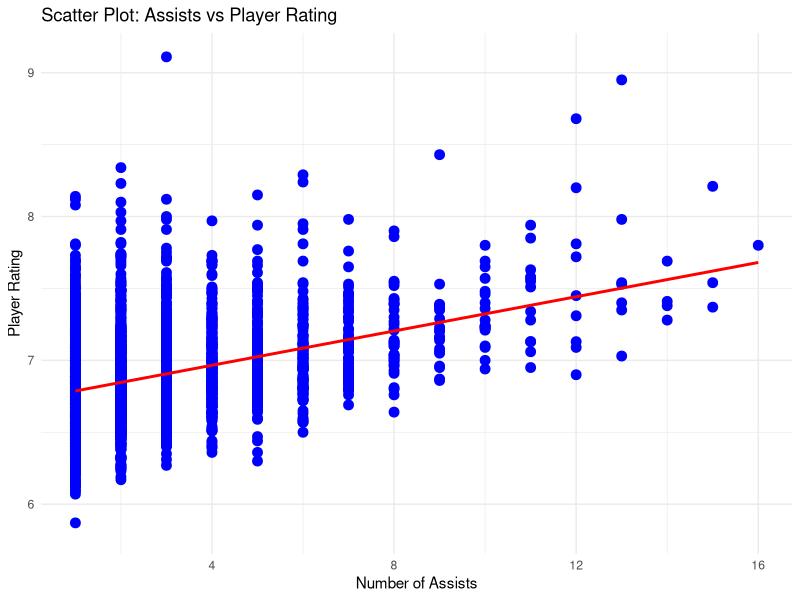
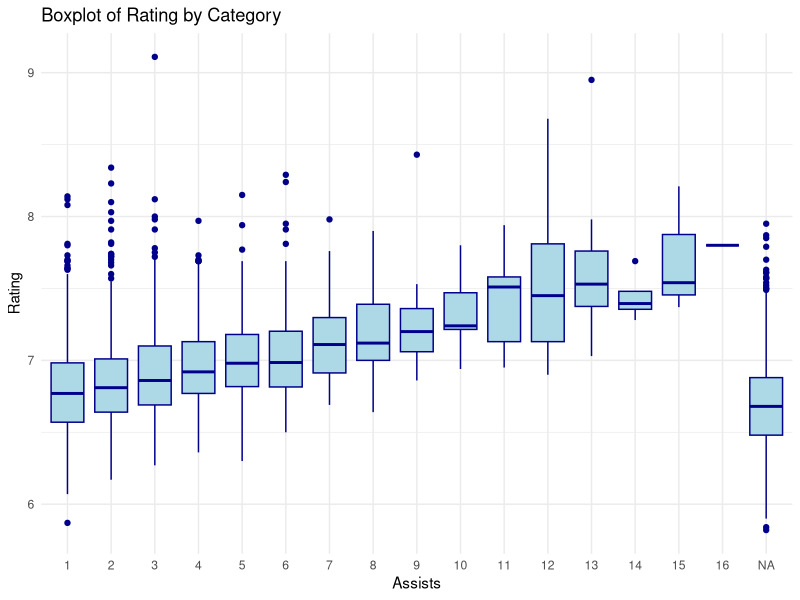
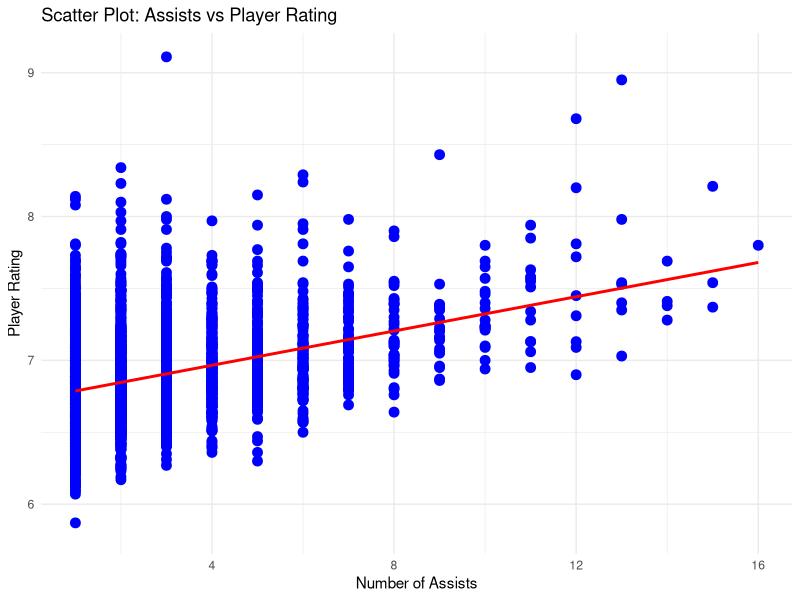
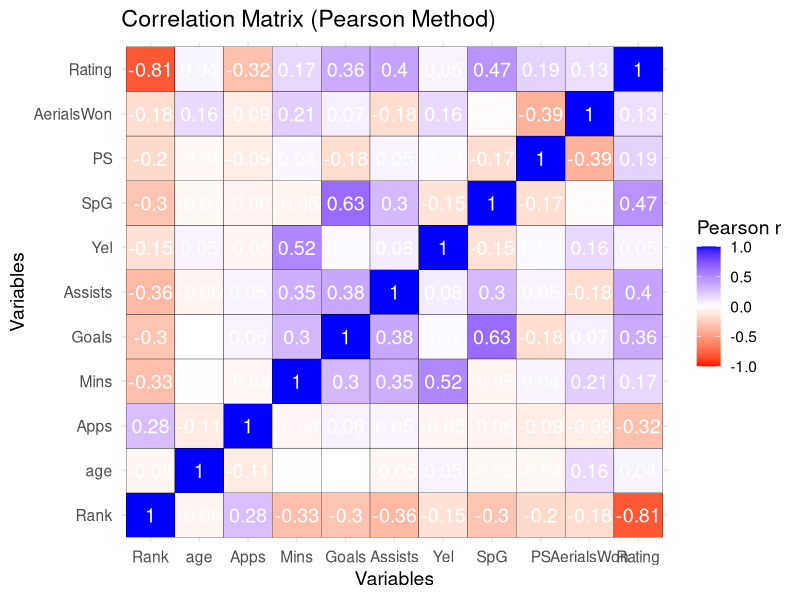

Generate these figures, in order, with R:
library(tidyverse)
players_data <- read.csv("Players_Score.csv")

# Check the original dataset
cat("=== ORIGINAL DATASET ===\n")
cat("Total rows:", nrow(players_data), "\n")
cat("Total columns:", ncol(players_data), "\n")
cat("Column names:", paste(names(players_data), collapse=", "), "\n\n")

# Check for duplicates
duplicates_count <- sum(duplicated(players_data))
cat("=== DUPLICATE ANALYSIS ===\n")
cat("Number of duplicate rows:", duplicates_count, "\n")
cat("Percentage of duplicates:", round(duplicates_count/nrow(players_data)*100, 2), "%\n\n")

# Remove duplicates
players_clean <- players_data %>%
  distinct()

# Check the cleaned dataset
cat("=== CLEANED DATASET ===\n")
cat("Rows after cleaning:", nrow(players_clean), "\n")
cat("Rows removed:", nrow(players_data) - nrow(players_clean), "\n\n")

# 3. CONVERT TO NUMERIC
players_clean$Assists <- as.numeric(as.character(players_clean$Assists))
players_clean$Rating <- as.numeric(as.character(players_clean$Rating))
players_clean$age <- as.numeric(as.character(players_clean$age))
players_clean$Goals <- as.numeric(as.character(players_clean$Goals))

cat("=== DATA TYPE CHECK ===\n")
cat("Assists type:", class(players_clean$Assists), "\n")
cat("Rating type:", class(players_clean$Rating), "\n\n")

# 4. NOW USE CLEANED DATA FOR EVERYTHING!
cat("\n=== SUMMARY STATISTICS ===\n")
summary(players_clean)  

# Specific statistics for our variables of interest
cat("\n=== ASSISTS STATISTICS ===\n")
cat("Mean:", mean(players_clean$Assists, na.rm = TRUE), "\n")
cat("Median:", median(players_clean$Assists, na.rm = TRUE), "\n")
cat("SD:", sd(players_clean$Assists, na.rm = TRUE), "\n")
cat("Min:", min(players_clean$Assists, na.rm = TRUE), "\n")
cat("Max:", max(players_clean$Assists, na.rm = TRUE), "\n")

cat("\n=== RATING STATISTICS ===\n")
cat("Mean:", mean(players_clean$Rating, na.rm = TRUE), "\n")
cat("Median:", median(players_clean$Rating, na.rm = TRUE), "\n")
cat("SD:", sd(players_clean$Rating, na.rm = TRUE), "\n")
cat("Min:", min(players_clean$Rating, na.rm = TRUE), "\n")
cat("Max:", max(players_clean$Rating, na.rm = TRUE), "\n")

# 5. PREPARE FOR CORRELATION
# Remove rows with missing values in Assists or Rating
analysis_data <- players_clean %>%
  filter(!is.na(Assists) & !is.na(Rating))

cat("\n=== SAMPLE SIZE FOR CORRELATION ===\n")
cat("Players with complete data:", nrow(analysis_data), "\n")
cat("Players excluded (missing data):", nrow(players_clean) - nrow(analysis_data), "\n")

# 6. CORRELATION ANALYSIS
cat("\n=== PEARSON CORRELATION ANALYSIS ===\n")

# Calculate Pearson correlation coefficient
correlation_result <- cor.test(analysis_data$Assists, 
                               analysis_data$Rating, 
                               method = "pearson")

# Display results
cat("\n--- Correlation Test Results ---\n")
print(correlation_result)

# Extract key values
r_value <- correlation_result$estimate
p_value <- correlation_result$p.value
confidence_interval <- correlation_result$conf.int

cat("\n--- KEY FINDINGS ---\n")
cat("Pearson's r:", round(r_value, 3), "\n")
cat("R-squared:", round(r_value^2, 3), "\n")
cat("P-value:", format(p_value, scientific = TRUE), "\n")
cat("95% Confidence Interval: [", round(confidence_interval[1], 3), ",", 
    round(confidence_interval[2], 3), "]\n")
cat("Sample size (n):", nrow(analysis_data), "\n")

# =====================================================
# SAFE NUMERIC CONVERSION
# Converts only character columns containing numbers
# =====================================================

clean_numeric <- function(x) {
  x <- gsub("[^0-9.-]", "", x)  # keep digits, minus, dot
  suppressWarnings(as.numeric(x))
}

players_clean <- players_clean %>%
  mutate(across(
    .cols = where(~ is.character(.) && mean(grepl("[0-9]", .)) > 0.5),
    .fns = clean_numeric
  ))


cat("=== STRUCTURE AFTER CLEANING ===\n")
str(players_clean)

# =====================================================
# SCATTER PLOT: ASSISTS vs RATING
# =====================================================
scatter_plot <- ggplot(players_clean, aes(x = Assists, y = Rating)) +
  geom_point(color = "blue", size = 3) +
  geom_smooth(method = "lm", se = FALSE, color = "red") +
  labs(
    title = "Scatter Plot: Assists vs Player Rating",
    x = "Number of Assists",
    y = "Player Rating"
  ) +
  theme_minimal()

# Show in RStudio Plots panel
# Print result
print(scatter_plot)

# Save plot as image
ggsave(
  filename = "scatter_plot_assists_vs_rating.png",
  plot = scatter_plot,
  width = 10,
  height = 7,
  dpi = 150
)

cat("\nPlot saved as: scatter_plot_assists_vs_rating.png\n")


# Create the boxplot to display in the Plots pane
ggplot(players_clean, aes(x = as.factor(Assists), y = Rating)) +
  geom_boxplot(fill = "lightblue", color = "darkblue") +
  labs(title = "Boxplot of Rating by Category",
       x = "Assists",
       y = "Rating") +
  theme_minimal()

# Show in RStudio Plots panel
print(boxplot)

#Create and save boxplot
png("boxplot_by_Category.png", width = 613, height = 360)
# Select only numeric columns for correlation
numeric_data <- players_clean %>% 
  select(where(is.numeric))

# Create correlation matrix
cor_matrix <- cor(numeric_data, use = "complete.obs")

# Convert to long format for ggplot
cor_melt <- reshape2::melt(cor_matrix)

# Save PNG file
png("correlation_matrix.png", width = 800, height = 600)

ggplot(cor_melt, aes(Var1, Var2, fill = value)) +
  geom_tile(color = "black") +
  geom_text(aes(label = round(value, 2)), color = "white", size = 5) +
  scale_fill_gradient2(
    low = "red", high = "blue", mid = "white",
    midpoint = 0, limit = c(-1, 1), name = "Pearson r"
  ) +
  labs(
    title = "Correlation Matrix (Pearson Method)",
    x = "Variables", y = "Variables"
  ) +
  theme_minimal(base_size = 14)

dev.off()
cat("PNG saved as: correlation_matrix.png\n")
